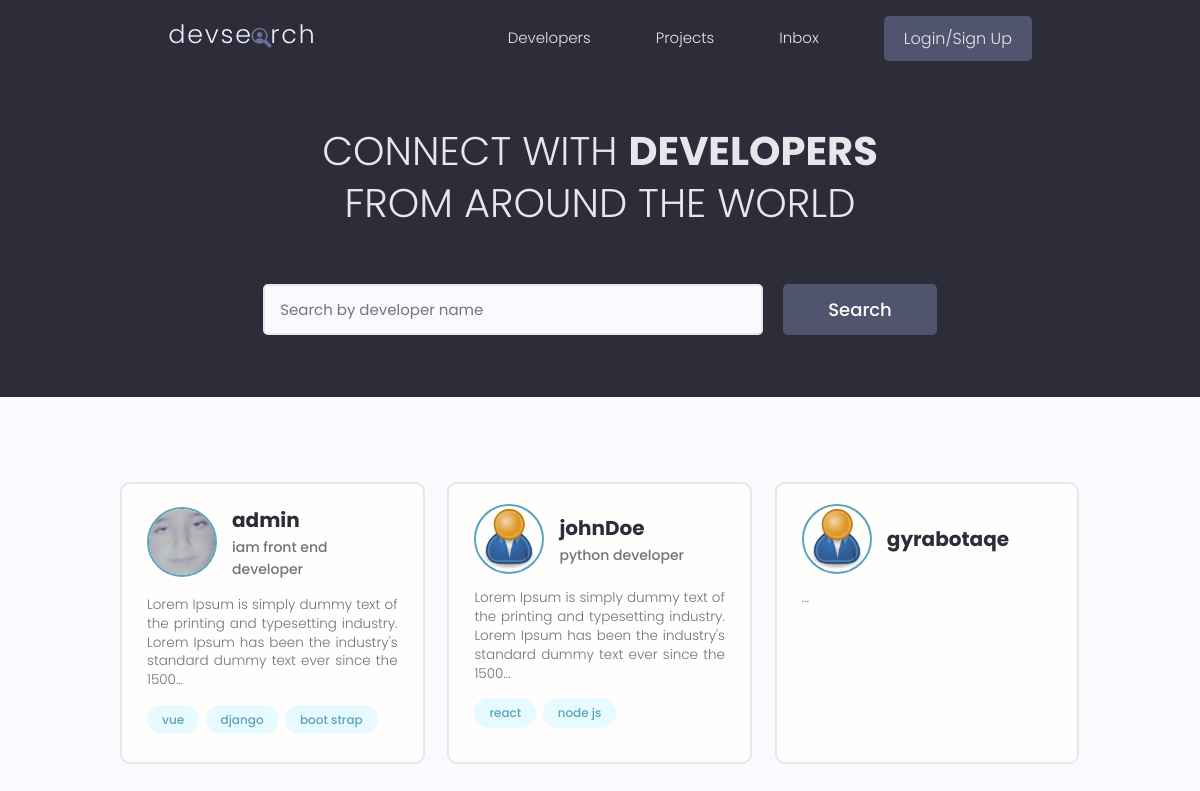
/, run on an earlier commit of the app's database.
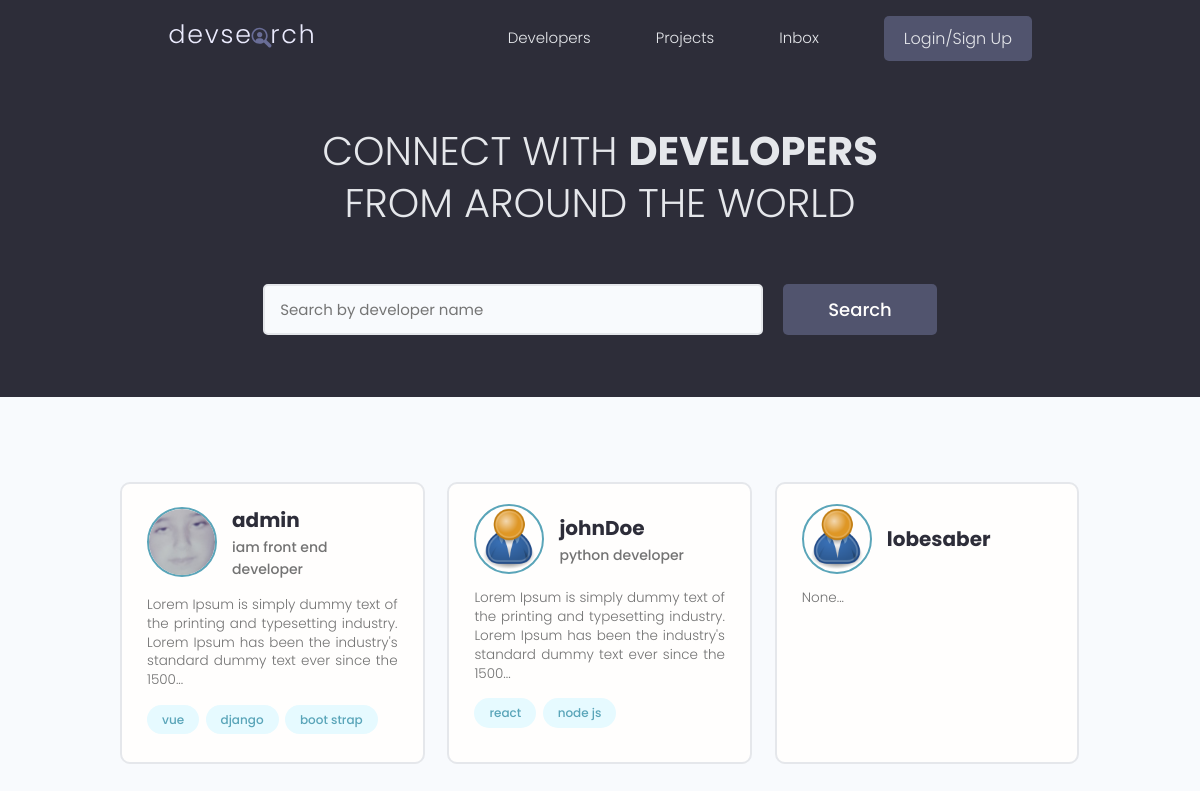
And on a later commit of the database.
### users/models.py (models this page shows)
class Profile(models.Model):
    id = models.UUIDField(default=uuid.uuid4, unique=True,
                            primary_key=True, editable=False)
    user = models.OneToOneField(
        User, null=True, blank=True, on_delete=models.CASCADE)
    name = models.CharField(max_length=200, null=True, blank=True)
    user_name = models.CharField(max_length=200, null=True, blank=True)
    email = models.EmailField(null=True, blank=True)
    headline = models.CharField(max_length=800, null=True, blank=True)
    bio = models.TextField(null=True, blank=True)
    location = models.CharField(max_length=200, null=True, blank=True)
    profile_image = models.ImageField(
        null=True, blank=True, upload_to="profiles/", default="profiles/user-default.png")
    social_github = models.URLField(max_length=200, null=True, blank=True)
    social_twitter = models.URLField(max_length=200, null=True, blank=True)
    social_linkedin = models.URLField(max_length=200, null=True, blank=True)
    social_youtube = models.URLField(max_length=200, null=True, blank=True)
    social_website = models.URLField(max_length=200, null=True, blank=True)
    created = models.DateTimeField(auto_now_add=True)
    def __str__(self):
        return str(self.user.username)

class Skill(models.Model):
    id = models.UUIDField(default=uuid.uuid4, unique=True,
                            primary_key=True, editable=False)
    owner = models.ForeignKey(Profile, on_delete=models.CASCADE)
    name = models.CharField(max_length=200, null=True, blank=True)
    description = models.TextField(null=True, blank=True)
    created = models.DateTimeField(auto_now_add=True)
    def __str__(self):
        return self.name

### users/views.py (the view)
# urls.py: path('', views.profiles, name="profiles"),
def profiles(request):
    profiles = Profile.objects.all()
    context = {"profiles": profiles}
    return render(request, "users/profiles.html", context)

### users/templates/users/profiles.html (shortened to what this page needs)
{% extends 'main.html' %} {% block content %}
<main class="home">
    <section class="hero-section text-center">
        <div class="container container--narrow">
            <div class="hero-section__box">
                <h2>CONNECT WITH <span>DEVELOPERS</span></h2>
                <h2>FROM AROUND THE WORLD</h2>
            </div>
            <div class="hero-section__search">
                <form class="form" action="#" method="get">
                    <div class="form__field">
                        <input class="input input--text" id="formInput#search" type="text" name="text"
                            placeholder="Search by developer name" />
                    </div>
                    <input class="btn btn--sub btn--lg" type="submit" value="Search" />
                </form>
            </div>
        </div>
    </section>
    <section class="devlist">
        <div class="container">
            <div class="grid grid--three">
                {% for profile in profiles %}
                <div class="column card">
                    <div class="dev">
                        <a href="{% url 'user-profile' profile.id %}" class="card__body">
                            <div class="dev__profile">
                                <img class="avatar avatar--md" src="{{profile.profile_image.url}}"
                                    alt="image" />
                                <div class="dev__meta">
                                    <h3>{{profile}}</h3>
                                    <h5>{{profile.headline|default:""|slice:"60"}}</h5>
                                </div>
                            </div>
                            <p class="dev__info">{{profile.bio|slice:"150"}}...</p>
                            <div class="dev__skills">
                                {% for skill in profile.skill_set.all|slice:"3" %}
                                <span class="tag tag--pill tag--main">
                                    <small>{{skill}}</small>
                                </span>
                                {% endfor %}
                            </div>
                        </a>
                    </div>
                </div>
                {% endfor %}
            </div>
        </div>
    </section>
</main>
{% endblock content %}

What changed in the data, as far as the page shows it:
removed Profile: profile_image (placeholder picture), user.username "gyrabotaqe"
added Profile: profile_image (placeholder picture), user.username "lobesaber", bio "None"
